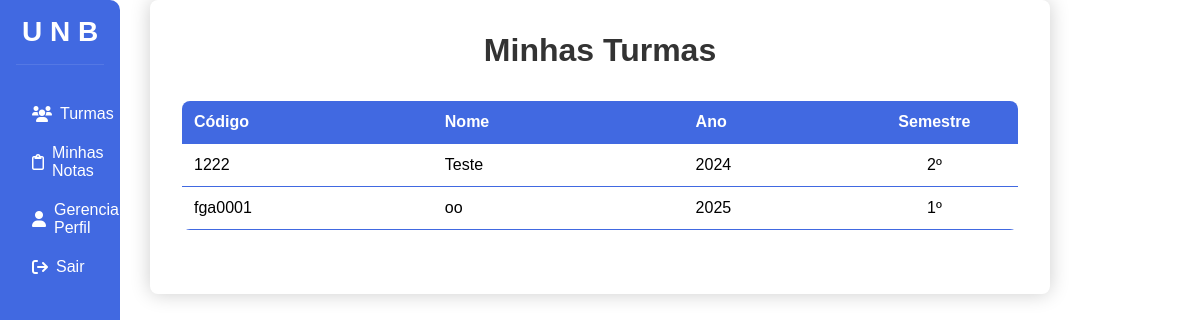
The app's page /aluno/visualizar_turmas_aluno (signed in) with its own data.
### app.py (models this page shows)
class Turma(db.Model):
    codigo_disciplina = db.Column(db.String(100), nullable=False, primary_key=True)
    nome = db.Column(db.String(100), nullable=False)
    professor_email = db.Column(db.String(150), db.ForeignKey('user.email'), nullable=False)
    ano = db.Column(db.Integer, nullable=False)
    semestre = db.Column(db.Integer, nullable=False)
    professor = db.relationship('User', backref='turmas_ministradas', foreign_keys=[professor_email])
    alunos = db.relationship('User',
                           secondary=alunos_turmas,
                           lazy='subquery',
                           backref=db.backref('turmas', lazy=True))

### app.py (the view)
@app.route('/aluno/visualizar_turmas_aluno')
def dashboard_aluno():
    if 'email' not in session or session['cargo'] != 'Aluno':
        return redirect(url_for('login'))
    aluno = User.query.filter_by(email=session['email']).first()
    turmas = aluno.turmas
    return render_template('aluno/visualizar_turmas_aluno.html', turmas=turmas)

### templates/aluno/visualizar_turmas_aluno.html (shortened to what this page needs)
<!DOCTYPE html>
<html lang="pt-BR">
<head>
    <link rel="stylesheet" href="{{ url_for('static', filename='css/aluno/visualizar_turmas_aluno.css') }}">
    <link rel="stylesheet" href="https://cdnjs.cloudflare.com/ajax/libs/font-awesome/6.0.0-beta3/css/all.min.css">
</head>
<body>
    <div class="navbar">
        <h2>U N B</h2>
        <ul>
            <li><a href="{{ url_for('dashboard_aluno') }}"><i class="fas fa-users"></i>Turmas</a></li>
            <li><a href="#"><i class="fa-regular fa-clipboard"></i> Minhas Notas</a></li>
            <li><a href="{{ url_for('gerenciar_perfil_aluno', email=session['email'])}}"><i class="fa-solid fa-user"></i>Gerenciar Perfil</a></li>
            <li><a href="#"><i class="fa-solid fa-arrow-right-from-bracket"></i> Sair</a></li>
        </ul>
    </div>
    <div class="container">
        <h1>Minhas Turmas</h1>
        {% if turmas %}
            <table class="users-table">
                <thead>
                    <tr>
                        <th>Código</th>
                        <th>Nome</th>
                        <th>Ano</th>
                        <th>Semestre</th>
                    </tr>
                </thead>
                <tbody>
                    {% for turma in turmas %}
                        <tr>
                            <td>{{ turma.codigo_disciplina }}</td>
                            <td>{{ turma.nome }}</td>
                            <td>{{ turma.ano }}</td>
                            <td>{{ turma.semestre }}º</td>
                        </tr>
                    {% endfor %}
                </tbody>
            </table>
        {% else %}
            <p>Nenhuma turma encontrada.</p>
        {% endif %}
    </div>
</body>
</html>

### static/css/aluno/visualizar_turmas_aluno.css (style rules this page uses)
* { margin: 0; padding: 0; box-sizing: border-box; font-family: 'Arial', sans-serif; }
body { display: flex; min-height: 100vh; overflow: hidden; }
.navbar { width: 10%; background-color: #4169E1; color: white; padding: 1rem; position: fixed; height: 100%; border-top-right-radius: 10px; border-bottom-right-radius: 10px; }
.navbar h2 { text-align: center; margin-bottom: 2rem; padding-bottom: 1rem; border-bottom: 1px solid rgba(255, 255, 255, 0.1); font-size: 28px; color: var(--white-color); min-width: 60px; text-align: center; }
.navbar ul { list-style: none; padding: 0; }
.navbar ul li { margin-bottom: 5px; }
.navbar ul li a { color: white; text-decoration: none; display: flex; align-items: center; padding: 0.5rem 1rem; transition: background-color 0.3s; border-radius: 10px; }
.navbar ul li a i { margin-right: 0.5rem; }
.container { margin-left: 250px; padding: 2rem; border-radius: 8px; box-shadow: 0 0 20px rgba(0, 0, 0, 0.2); width: 75%; margin: auto; margin-top: 0; }
h1 { color: #333; text-align: center; margin-bottom: 2rem; }
.users-table { border-collapse: collapse; margin: 2rem 0; background-color: white; border-radius: 8px; overflow: hidden; width: 100%; }
.users-table th, .users-table td { padding: 12px; text-align: left; border-bottom: 1px solid #4169E1; }
.users-table th:nth-child(4), .users-table td:nth-child(4) { width: 20%; text-align: center; }
.users-table th { background-color: #4169E1; color: white; font-weight: bold; }
.users-table th:nth-child(1), .users-table td:nth-child(1) { width: 30%; }
.users-table th:nth-child(2), .users-table td:nth-child(2) { width: 30%; }
.users-table th:nth-child(3), .users-table td:nth-child(3) { width: 20%; }

### records on screen
Turma: codigo_disciplina "1222", nome "Teste", ano "2024", semestre "2"
Turma: codigo_disciplina "fga0001", nome "oo", ano "2025", semestre "1"
